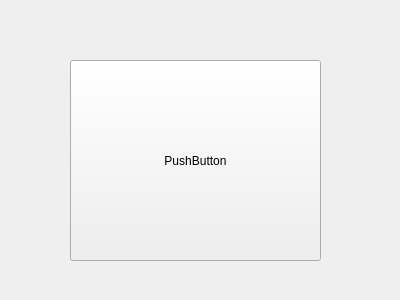
<?xml version="1.0" encoding="UTF-8"?>
<ui version="4.0">
 <class>Form</class>
 <widget class="QWidget" name="Form">
  <property name="geometry">
   <rect>
    <x>0</x>
    <y>0</y>
    <width>400</width>
    <height>300</height>
   </rect>
  </property>
  <property name="windowTitle">
   <string>Form</string>
  </property>
  <widget class="QPushButton" name="pushButton">
   <property name="geometry">
    <rect>
     <x>70</x>
     <y>60</y>
     <width>251</width>
     <height>201</height>
    </rect>
   </property>
   <property name="text">
    <string>PushButton</string>
   </property>
  </widget>
 </widget>
 <resources/>
 <connections/>
</ui>
